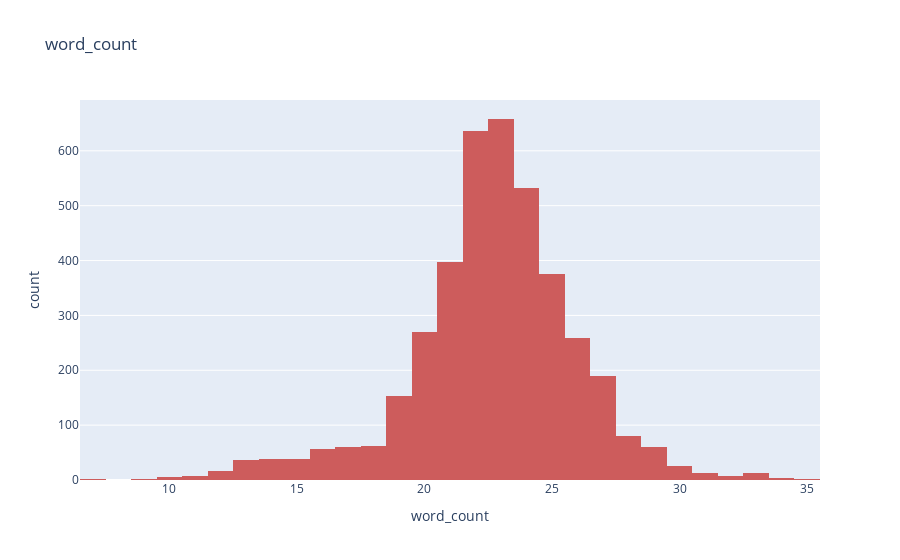

Notebook code cell kept with this figure:
### Code cell
# px.histogram(data, x="word_count",title='word_count',color_discrete_sequence=['indianred'] )

### Figure 1 — Plotly figure (JSON) as saved in the notebook; plotly's stock layout.template omitted (floating-point values rounded to 4 significant figures; data arrays with more than 128 entries replaced by an {"elided": "..."} marker saying what was removed)
{"data": [{"alignmentgroup": "True", "bingroup": "x", "hovertemplate": "word_count=%{x}<br>count=%{y}<extra></extra>", "legendgroup": "", "marker": {"color": "indianred", "pattern": {"shape": ""}}, "name": "", "offsetgroup": "", "orientation": "v", "showlegend": false, "type": "histogram", "x": {"elided": "4000 int values"}, "xaxis": "x", "yaxis": "y"}], "layout": {"barmode": "relative", "legend": {"tracegroupgap": 0}, "title": {"text": "word_count"}, "xaxis": {"anchor": "y", "domain": [0, 1], "title": {"text": "word_count"}}, "yaxis": {"anchor": "x", "domain": [0, 1], "title": {"text": "count"}}}}
